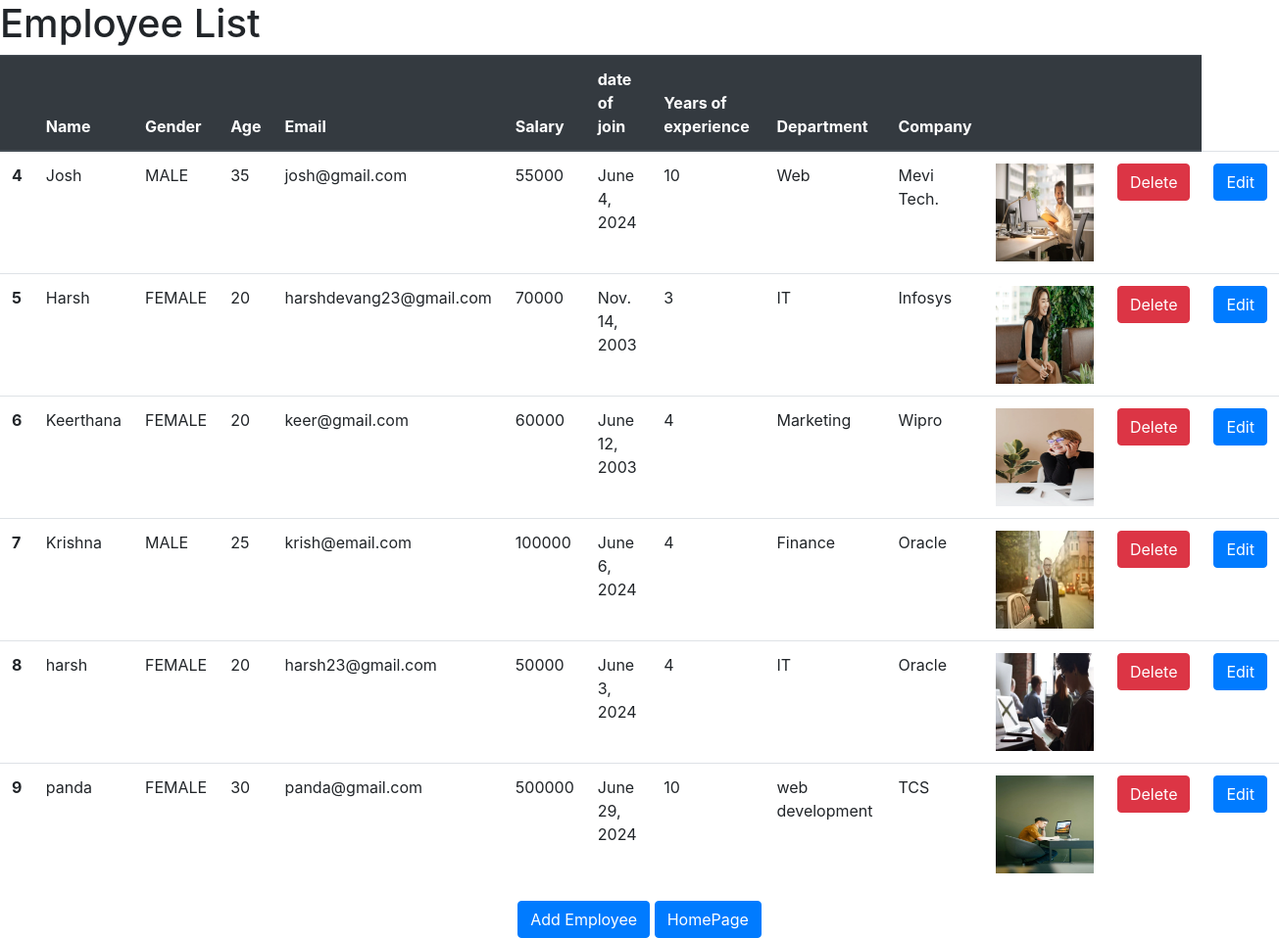
The app's page /viewemployee/ with its own data.
### employeeapp/models.py (models this page shows, shortened)
class Employee(models.Model):
    g=[
        ('FEMALE','FEMALE'),
        ('MALE','MALE'),
    ]
    profile=models.ImageField(upload_to='profile_images/',null=True)
    eid=models.AutoField(primary_key=True)
    ename=models.CharField(max_length=50)
    egender=models.CharField(choices=g,max_length=50)
    eage=models.IntegerField()
    email=models.EmailField(null=True,unique=True)
    esalary=models.IntegerField()
    doj=models.DateField(null=True)
    eyoe=models.CharField(max_length=200)
    edep=models.CharField(max_length=200)
    company=models.CharField(max_length=200)

### employeeapp/views.py (the view)
# urls.py: path('viewemployee/',views.viewemployee,name='viewemployee'),
def viewemployee(request):
    employeelist = Employee.objects.all()
    return render(request, 'viewemployee.html',{'employeelist':employeelist})

### employeeapp/templates/viewemployee.html (shortened to what this page needs)
<!DOCTYPE html>
<html lang="en">
<head>
    <link rel="stylesheet" href="https://cdn.jsdelivr.net/npm/bootstrap@4.6.2/dist/css/bootstrap.min.css">
    </head>
<body>
    <h1>Employee List</h1>
    <table class="table">
        <thead class="thead-dark">
          <tr>
            <th scope="col"></th>
            <th scope="col">Name</th>
            <th scope="col">Gender</th>
            <th scope="col">Age</th>
            <th scope="col">Email</th>
            <th scope="col">Salary</th>
            <th scope="col">date of join</th>
            <th scope="col">Years of experience</th>
            <th scope="col">Department</th>
            <th scope="col">Company</th>
            <th scope="col"></th>
            <th scope="col"></th>
          </tr>
        </thead>
        <tbody>
            {% for i in employeelist %}
          <tr>
            <th scope="row">{{i.pk}}</th>
            <td>{{ i.ename }}</td>
            <td>{{ i.egender }}</td>
            <td>{{ i.eage }}</td>
            <td>{{ i.email }}</td>
            <td>{{ i.esalary }}</td>
            <td>{{ i.doj }}</td>
            <td>{{ i.eyoe }}</td>
            <td>{{ i.edep }}</td>
            <td>{{ i.company}}</td>
            <td><img src="{{i.profile.url}}" style="height: 100px; width: 100px;"></td>
            <td><a href="{%url 'deleteemployee' i.pk%}" class="btn btn-danger">Delete</a></td>
            <td><a href="{%url 'editemployee' i.pk%}" class="btn btn-primary">Edit</a></td>
          </tr>
          {%endfor%}
        </tbody>
      </table>
      <div class="text-center mt-auto">
        <a href="{%url 'addemployee' %}" class="btn btn-primary">Add Employee</a>
        <a href="{%url 'home'%}" class="btn btn-primary">HomePage</a>
      </div>
</body>
</html>

### records on screen
Employee: pk "4", ename "Josh", egender "MALE", eage "35", email "josh@gmail.com", esalary "55000", doj "June 4, 2024", eyoe "10", edep "Web", company "Mevi Tech.", profile (picture)
Employee: pk "5", ename "Harsh", egender "FEMALE", eage "20", email "harshdevang23@gmail.com", esalary "70000", doj "Nov. 14, 2003", eyoe "3", edep "IT", company "Infosys", profile (picture)
Employee: pk "6", ename "Keerthana", egender "FEMALE", eage "20", email "keer@gmail.com", esalary "60000", doj "June 12, 2003", eyoe "4", edep "Marketing", company "Wipro", profile (picture)
Employee: pk "7", ename "Krishna", egender "MALE", eage "25", email "krish@email.com", esalary "100000", doj "June 6, 2024", eyoe "4", edep "Finance", company "Oracle", profile (picture)
Employee: pk "8", ename "harsh", egender "FEMALE", eage "20", email "harsh23@gmail.com", esalary "50000", doj "June 3, 2024", eyoe "4", edep "IT", company "Oracle", profile (picture)
Employee: pk "9", ename "panda", egender "FEMALE", eage "30", email "panda@gmail.com", esalary "500000", doj "June 29, 2024", eyoe "10", edep "web development", company "TCS", profile (picture)
